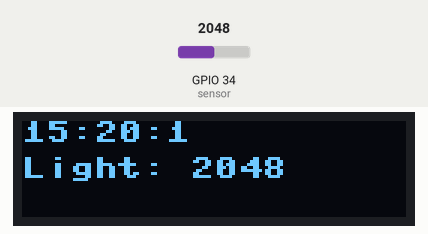
Bench run of a program on a simulated ESP32 board running MicroPython. Parts: 128×32 one-colour display. The test bench sets the inputs (shaded band); at power-on: GPIO 34 (sensor) = 2048 (analog values on the 0–4095 scale). The clock reads 2024-03-15 10:24:30 at power-on unless the program sets it; library files of the repository ran but are not shown: ssd1306.py.

Above: at 1.2 s.
1.3 s: GPIO 34 (sensor) set to 2866
At 2.8 s:
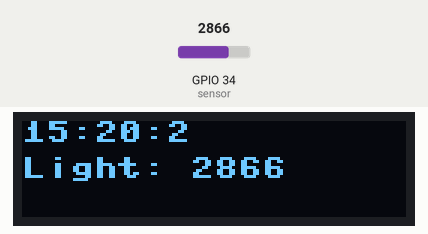
3.5 s: GPIO 34 (sensor) set to 3603
At 4.8 s:
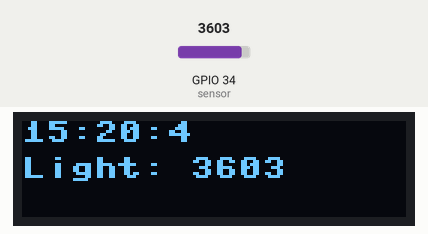
5.6 s: GPIO 34 (sensor) set to 4095
At 6.4 s:
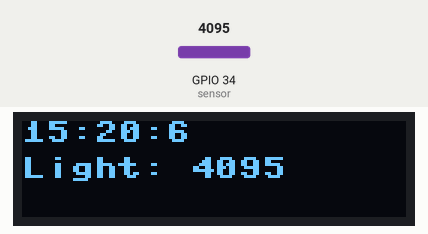
Timing chart, 0 to 8.6 s (numbered marks = the images above; inputs shaded):
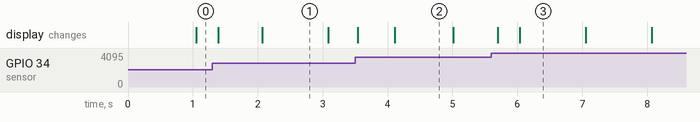

Measured:
- what the display in image 1 shows lasts 1.0 s, from 2.1 s to 3.1 s
- what the display in image 2 shows lasts 0.9 s, from 4.1 s to 5.0 s

The program:

lab3_jh5185_bk3038_yf2768_check2.py
```python
# Checkpoint 2: light sensor value + screen brightness from ambient light
from machine import Pin, I2C, RTC, ADC
import ssd1306, time

sensor = ADC(Pin(34)) # light sensor on A2 (GPIO 34)
sensor.atten(ADC.ATTN_11DB)

rtc = RTC()
rtc.datetime((2026,10,5,0,15,20,0,0))

i2c = I2C(sda=Pin(22), scl=Pin(20))
display = ssd1306.SSD1306_I2C(128, 32, i2c)

while True:
    light = sensor.read() # 0 (dark) - 4095 (bright)
    brightness = (light * 255) // 4095 # scale to the contrast range 0 - 255
    display.contrast(brightness) # dim room -> dim screen, bright room -> bright screen

    current_time = rtc.datetime()
    hour = current_time[4]
    minute = current_time[5]
    second = current_time[6]
    Time_text = str(hour) + ":" + str(minute) + ":" + str(second)

    display.fill(0)
    display.text(Time_text, 0, 0, 1)
    display.text("Light: " + str(light), 0, 12, 1)
    display.show()

    # print(light, brightness)
    time.sleep(0.1)
```
